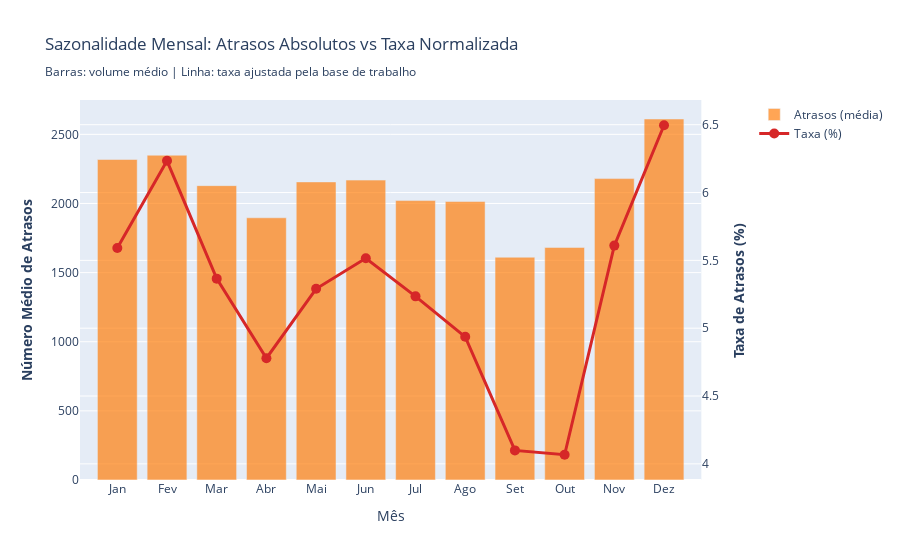
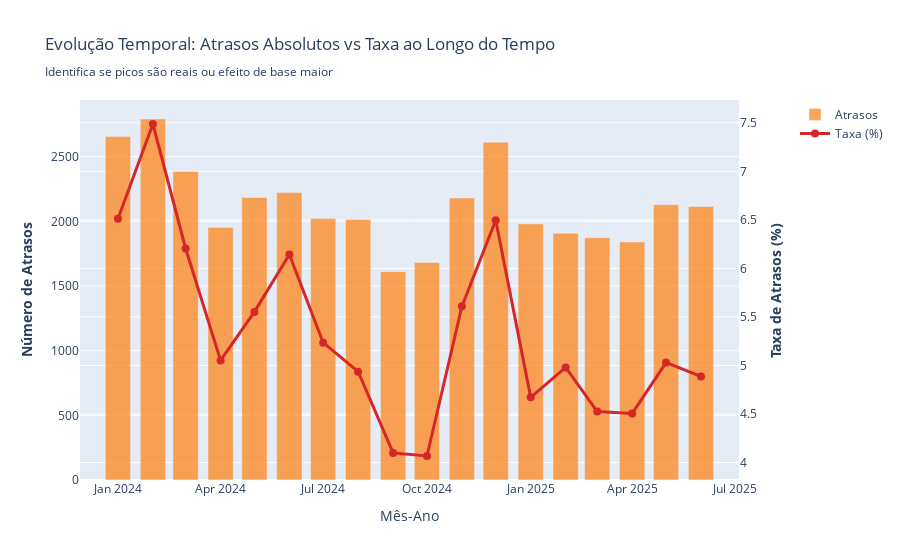
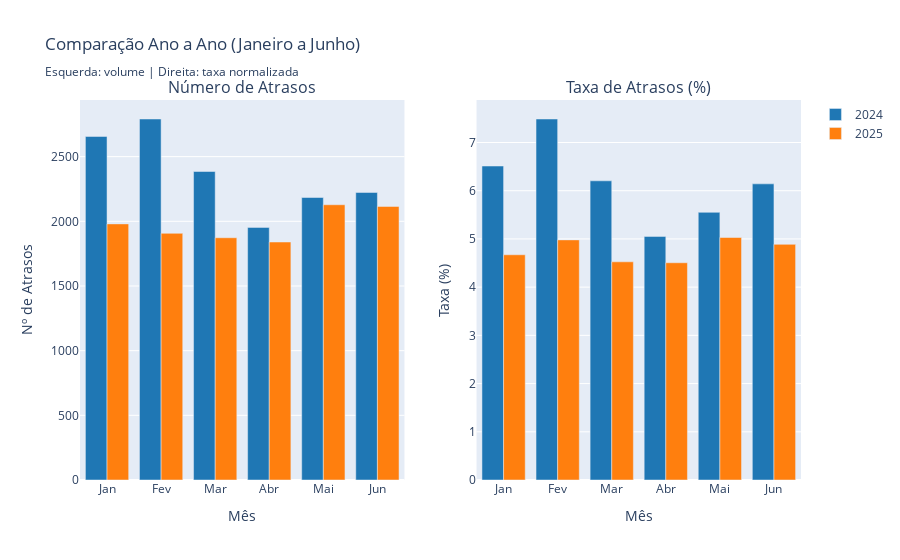

Here is the notebook cell these charts were saved with, in order:
### Markdown cell above
### 4.5 Análise de Sazonalidade nos Atrasos

### Code cell
if len(df_atrasos_analise) > 0:
    
    # Adicionar features temporais
    df_atrasos_temp = df_atrasos_analise.copy()
    df_atrasos_temp['ano_mes'] = df_atrasos_temp['Data'].dt.to_period('M').astype(str)
    df_atrasos_temp['mes'] = df_atrasos_temp['Data'].dt.month
    df_atrasos_temp['ano'] = df_atrasos_temp['Data'].dt.year
    df_atrasos_temp['dia_semana'] = df_atrasos_temp['Data'].dt.day_name()
    
    # Preparar base de trabalho pago (denominador)
    df_trabalho_temp = df_base_absentismo[df_base_absentismo['Nivel 1'] == 'Trabalho Pago'].copy()
    df_trabalho_temp['ano_mes'] = df_trabalho_temp['Data'].dt.to_period('M').astype(str)
    df_trabalho_temp['mes'] = df_trabalho_temp['Data'].dt.month
    df_trabalho_temp['ano'] = df_trabalho_temp['Data'].dt.year
    
    # VIZ 1: Atrasos MÉDIOS por mês com taxa normalizada (duplo eixo)
    # Calcular atrasos e base por mês-ano
    atrasos_por_mes_ano = df_atrasos_temp.groupby(['ano', 'mes']).size().reset_index(name='num_atrasos')
    trabalho_por_mes_ano = df_trabalho_temp.groupby(['ano', 'mes']).size().reset_index(name='base_trabalho')
    
    # Merge para calcular taxa
    dados_mes_ano = atrasos_por_mes_ano.merge(trabalho_por_mes_ano, on=['ano', 'mes'], how='left')
    dados_mes_ano['taxa_atrasos'] = (dados_mes_ano['num_atrasos'] / dados_mes_ano['base_trabalho'] * 100).fillna(0)
    
    # Calcular MÉDIA por mês (considerando múltiplas ocorrências)
    atrasos_medio_por_mes = dados_mes_ano.groupby('mes')['num_atrasos'].mean().reindex(range(1, 13), fill_value=0)
    taxa_media_por_mes = dados_mes_ano.groupby('mes')['taxa_atrasos'].mean().reindex(range(1, 13), fill_value=0)
    
    meses_pt = ['Jan', 'Fev', 'Mar', 'Abr', 'Mai', 'Jun', 'Jul', 'Ago', 'Set', 'Out', 'Nov', 'Dez']
    
    # Gráfico com duplo eixo
    fig_saz1 = make_subplots(specs=[[{"secondary_y": True}]])
    
    # Barras: Número médio de atrasos
    fig_saz1.add_trace(
        go.Bar(
            x=meses_pt,
            y=atrasos_medio_por_mes.values,
            name='Atrasos (média)',
            marker_color='#ff7f0e',
            opacity=0.7
        ),
        secondary_y=False
    )
    
    # Linha: Taxa média de atrasos
    fig_saz1.add_trace(
        go.Scatter(
            x=meses_pt,
            y=taxa_media_por_mes.values,
            name='Taxa (%)',
            mode='lines+markers',
            line=dict(color='#d62728', width=3),
            marker=dict(size=10)
        ),
        secondary_y=True
    )
    
    fig_saz1.update_xaxes(title_text="Mês")
    fig_saz1.update_yaxes(title_text="<b>Número Médio de Atrasos</b>", secondary_y=False)
    fig_saz1.update_yaxes(title_text="<b>Taxa de Atrasos (%)</b>", secondary_y=True)
    
    fig_saz1.update_layout(
        title_text='Sazonalidade Mensal: Atrasos Absolutos vs Taxa Normalizada<br><sub>Barras: volume médio | Linha: taxa ajustada pela base de trabalho</sub>',
        height=500,
        hovermode='x unified'
    )
    
    fig_saz1.show()
    
    # VIZ 2: Evolução temporal com taxa (duplo eixo)
    atrasos_timeline = df_atrasos_temp.groupby('ano_mes').size().reset_index(name='num_atrasos')
    trabalho_timeline = df_trabalho_temp.groupby('ano_mes').size().reset_index(name='base_trabalho')
    
    dados_timeline = atrasos_timeline.merge(trabalho_timeline, on='ano_mes', how='left')
    dados_timeline['taxa_atrasos'] = (dados_timeline['num_atrasos'] / dados_timeline['base_trabalho'] * 100).fillna(0)
    
    fig_saz2 = make_subplots(specs=[[{"secondary_y": True}]])
    
    # Barras: Número de atrasos
    fig_saz2.add_trace(
        go.Bar(
            x=dados_timeline['ano_mes'],
            y=dados_timeline['num_atrasos'],
            name='Atrasos',
            marker_color='#ff7f0e',
            opacity=0.7
        ),
        secondary_y=False
    )
    
    # Linha: Taxa de atrasos
    fig_saz2.add_trace(
        go.Scatter(
            x=dados_timeline['ano_mes'],
            y=dados_timeline['taxa_atrasos'],
            name='Taxa (%)',
            mode='lines+markers',
            line=dict(color='#d62728', width=3),
            marker=dict(size=8)
        ),
        secondary_y=True
    )
    
    fig_saz2.update_xaxes(title_text="Mês-Ano")
    fig_saz2.update_yaxes(title_text="<b>Número de Atrasos</b>", secondary_y=False)
    fig_saz2.update_yaxes(title_text="<b>Taxa de Atrasos (%)</b>", secondary_y=True)
    
    fig_saz2.update_layout(
        title_text='Evolução Temporal: Atrasos Absolutos vs Taxa ao Longo do Tempo<br><sub>Identifica se picos são reais ou efeito de base maior</sub>',
        height=500,
        hovermode='x unified'
    )
    
    fig_saz2.show()
    
    # VIZ 3: Comparação Ano a Ano com taxa (apenas Jan-Jun)
    anos_disponiveis = sorted(dados_mes_ano['ano'].unique())
    
    if len(anos_disponiveis) >= 2:
        # Filtrar apenas meses 1-6 que existem em ambos os anos
        df_comparacao = dados_mes_ano[dados_mes_ano['mes'] <= 6].copy()
        
        fig_saz3 = make_subplots(
            rows=1, cols=2,
            subplot_titles=('Número de Atrasos', 'Taxa de Atrasos (%)'),
            specs=[[{"secondary_y": False}, {"secondary_y": False}]]
        )
        
        cores = ['#1f77b4', '#ff7f0e', '#2ca02c']
        
        # Subplot 1: Valores absolutos
        for i, ano in enumerate(anos_disponiveis):
            dados_ano = df_comparacao[df_comparacao['ano'] == ano]
            fig_saz3.add_trace(
                go.Bar(
                    x=[meses_pt[m-1] for m in dados_ano['mes']],
                    y=dados_ano['num_atrasos'],
                    name=str(ano),
                    marker_color=cores[i],
                    showlegend=True
                ),
                row=1, col=1
            )
        
        # Subplot 2: Taxas
        for i, ano in enumerate(anos_disponiveis):
            dados_ano = df_comparacao[df_comparacao['ano'] == ano]
            fig_saz3.add_trace(
                go.Bar(
                    x=[meses_pt[m-1] for m in dados_ano['mes']],
                    y=dados_ano['taxa_atrasos'],
                    name=str(ano),
                    marker_color=cores[i],
                    showlegend=False
                ),
                row=1, col=2
            )
        
        fig_saz3.update_xaxes(title_text="Mês", row=1, col=1)
        fig_saz3.update_xaxes(title_text="Mês", row=1, col=2)
        fig_saz3.update_yaxes(title_text="Nº de Atrasos", row=1, col=1)
        fig_saz3.update_yaxes(title_text="Taxa (%)", row=1, col=2)
        
        fig_saz3.update_layout(
            title_text='Comparação Ano a Ano (Janeiro a Junho)<br><sub>Esquerda: volume | Direita: taxa normalizada</sub>',
            height=500,
            barmode='group'
        )
        
        fig_saz3.show()
    
    # Análise estatística
    print('\nAnálise de Sazonalidade:')
    print(f'\nMeses com MAIOR taxa de atrasos (média):')
    top3_taxa = taxa_media_por_mes.nlargest(3)
    for mes, taxa in top3_taxa.items():
        atrasos = atrasos_medio_por_mes[mes]
        print(f'   {meses_pt[mes-1]:3s}: {taxa:.2f}% ({atrasos:.0f} atrasos em média)')
    
    print(f'\nMeses com MENOR taxa de atrasos (média):')
    bottom3_taxa = taxa_media_por_mes[taxa_media_por_mes > 0].nsmallest(3)
    for mes, taxa in bottom3_taxa.items():
        atrasos = atrasos_medio_por_mes[mes]
        print(f'   {meses_pt[mes-1]:3s}: {taxa:.2f}% ({atrasos:.0f} atrasos em média)')
    
    # Comparação entre anos (apenas Jan-Jun)
    if len(anos_disponiveis) >= 2:
        df_jan_jun = df_comparacao.copy()
        
        print(f'\nComparação entre anos (Jan-Jun):')
        for ano in anos_disponiveis:
            dados_ano = df_jan_jun[df_jan_jun['ano'] == ano]
            media_atrasos = dados_ano['num_atrasos'].mean()
            media_taxa = dados_ano['taxa_atrasos'].mean()
            print(f'   {ano}: {media_atrasos:.1f} atrasos/mês | Taxa média: {media_taxa:.2f}%')
        
        # Variação percentual
        if len(anos_disponiveis) == 2:
            ano1, ano2 = anos_disponiveis
            taxa_ano1 = df_jan_jun[df_jan_jun['ano'] == ano1]['taxa_atrasos'].mean()
            taxa_ano2 = df_jan_jun[df_jan_jun['ano'] == ano2]['taxa_atrasos'].mean()
            
            diff_pct = ((taxa_ano2 / taxa_ano1 - 1) * 100)
            
            if abs(diff_pct) < 5:
                print(f'   Tendência: Estável (variação de {diff_pct:+.1f}%)')
            elif diff_pct > 0:
                print(f'   Tendência: Aumento de {diff_pct:+.1f}% em {ano2} vs {ano1}')
            else:
                print(f'   Tendência: Redução de {abs(diff_pct):.1f}% em {ano2} vs {ano1}')
    
    print('\n✓ Análise de sazonalidade concluída')

### Figure 1 — Plotly figure (JSON) as saved in the notebook; plotly's stock layout.template omitted (floating-point values rounded to 4 significant figures)
{"data": [{"marker": {"color": "#ff7f0e"}, "name": "Atrasos (média)", "opacity": 0.7, "type": "bar", "x": ["Jan", "Fev", "Mar", "Abr", "Mai", "Jun", "Jul", "Ago", "Set", "Out", "Nov", "Dez"], "xaxis": "x", "y": [2318, 2349, 2129, 1896.0, 2156, 2169, 2021, 2014, 1611, 1682, 2180, 2611], "yaxis": "y"}, {"line": {"color": "#d62728", "width": 3}, "marker": {"size": 10}, "mode": "lines+markers", "name": "Taxa (%)", "type": "scatter", "x": ["Jan", "Fev", "Mar", "Abr", "Mai", "Jun", "Jul", "Ago", "Set", "Out", "Nov", "Dez"], "xaxis": "x", "y": [5.592, 6.234, 5.365, 4.779, 5.291, 5.515, 5.235, 4.936, 4.099, 4.067, 5.609, 6.496], "yaxis": "y2"}], "layout": {"autosize": true, "hovermode": "x unified", "title": {"text": "Sazonalidade Mensal: Atrasos Absolutos vs Taxa Normalizada<br><sub>Barras: volume médio | Linha: taxa ajustada pela base de trabalho</sub>"}, "xaxis": {"anchor": "y", "autorange": true, "domain": [0, 0.94], "range": [-0.7193, 11.72], "title": {"text": "Mês"}, "type": "category"}, "yaxis": {"anchor": "x", "autorange": true, "domain": [0, 1], "range": [0, 2748.0], "title": {"text": "<b>Número Médio de Atrasos</b>"}, "type": "linear"}, "yaxis2": {"anchor": "x", "autorange": true, "overlaying": "y", "range": [3.819, 6.744], "side": "right", "title": {"text": "<b>Taxa de Atrasos (%)</b>"}, "type": "linear"}}}

### Figure 2 — Plotly figure (JSON) as saved in the notebook; plotly's stock layout.template omitted (floating-point values rounded to 4 significant figures)
{"data": [{"marker": {"color": "#ff7f0e"}, "name": "Atrasos", "opacity": 0.7, "type": "bar", "x": ["2024-01", "2024-02", "2024-03", "2024-04", "2024-05", "2024-06", "2024-07", "2024-08", "2024-09", "2024-10", "2024-11", "2024-12", "2025-01", "2025-02", "2025-03", "2025-04", "2025-05", "2025-06"], "xaxis": "x", "y": [2656, 2791, 2385, 1953, 2184, 2223, 2021, 2014, 1611, 1682, 2180, 2611, 1980, 1907, 1873, 1840, 2128, 2115], "yaxis": "y"}, {"line": {"color": "#d62728", "width": 3}, "marker": {"size": 8}, "mode": "lines+markers", "name": "Taxa (%)", "type": "scatter", "x": ["2024-01", "2024-02", "2024-03", "2024-04", "2024-05", "2024-06", "2024-07", "2024-08", "2024-09", "2024-10", "2024-11", "2024-12", "2025-01", "2025-02", "2025-03", "2025-04", "2025-05", "2025-06"], "xaxis": "x", "y": [6.512, 7.488, 6.205, 5.052, 5.552, 6.143, 5.235, 4.936, 4.099, 4.067, 5.609, 6.496, 4.671, 4.98, 4.525, 4.506, 5.03, 4.887], "yaxis": "y2"}], "layout": {"autosize": true, "hovermode": "x unified", "title": {"text": "Evolução Temporal: Atrasos Absolutos vs Taxa ao Longo do Tempo<br><sub>Identifica se picos são reais ou efeito de base maior</sub>"}, "xaxis": {"anchor": "y", "autorange": true, "domain": [0, 0.94], "range": ["2023-11-29 09:46:34.9246", "2025-07-03 14:13:25.0754"], "title": {"text": "Mês-Ano"}, "type": "date"}, "yaxis": {"anchor": "x", "autorange": true, "domain": [0, 1], "range": [0, 2938.0], "title": {"text": "<b>Número de Atrasos</b>"}, "type": "linear"}, "yaxis2": {"anchor": "x", "autorange": true, "overlaying": "y", "range": [3.752, 7.803], "side": "right", "title": {"text": "<b>Taxa de Atrasos (%)</b>"}, "type": "linear"}}}

### Figure 3 — Plotly figure (JSON) as saved in the notebook; plotly's stock layout.template omitted (floating-point values rounded to 4 significant figures)
{"data": [{"marker": {"color": "#1f77b4"}, "name": "2024", "showlegend": true, "type": "bar", "x": ["Jan", "Fev", "Mar", "Abr", "Mai", "Jun"], "xaxis": "x", "y": [2656, 2791, 2385, 1953, 2184, 2223], "yaxis": "y"}, {"marker": {"color": "#ff7f0e"}, "name": "2025", "showlegend": true, "type": "bar", "x": ["Jan", "Fev", "Mar", "Abr", "Mai", "Jun"], "xaxis": "x", "y": [1980, 1907, 1873, 1840, 2128, 2115], "yaxis": "y"}, {"marker": {"color": "#1f77b4"}, "name": "2024", "showlegend": false, "type": "bar", "x": ["Jan", "Fev", "Mar", "Abr", "Mai", "Jun"], "xaxis": "x2", "y": [6.512, 7.488, 6.205, 5.052, 5.552, 6.143], "yaxis": "y2"}, {"marker": {"color": "#ff7f0e"}, "name": "2025", "showlegend": false, "type": "bar", "x": ["Jan", "Fev", "Mar", "Abr", "Mai", "Jun"], "xaxis": "x2", "y": [4.671, 4.98, 4.525, 4.506, 5.03, 4.887], "yaxis": "y2"}], "layout": {"annotations": [{"font": {"size": 16}, "showarrow": false, "text": "Número de Atrasos", "x": 0.225, "xanchor": "center", "xref": "paper", "y": 1, "yanchor": "bottom", "yref": "paper"}, {"font": {"size": 16}, "showarrow": false, "text": "Taxa de Atrasos (%)", "x": 0.775, "xanchor": "center", "xref": "paper", "y": 1, "yanchor": "bottom", "yref": "paper"}], "autosize": true, "barmode": "group", "title": {"text": "Comparação Ano a Ano (Janeiro a Junho)<br><sub>Esquerda: volume | Direita: taxa normalizada</sub>"}, "xaxis": {"anchor": "y", "autorange": true, "domain": [0, 0.45], "range": [-0.5, 5.5], "title": {"text": "Mês"}, "type": "category"}, "xaxis2": {"anchor": "y2", "autorange": true, "domain": [0.55, 1], "range": [-0.5, 5.5], "title": {"text": "Mês"}, "type": "category"}, "yaxis": {"anchor": "x", "autorange": true, "domain": [0, 1], "range": [0, 2938.0], "title": {"text": "Nº de Atrasos"}, "type": "linear"}, "yaxis2": {"anchor": "x2", "autorange": true, "domain": [0, 1], "range": [0, 7.882], "title": {"text": "Taxa (%)"}, "type": "linear"}}}
